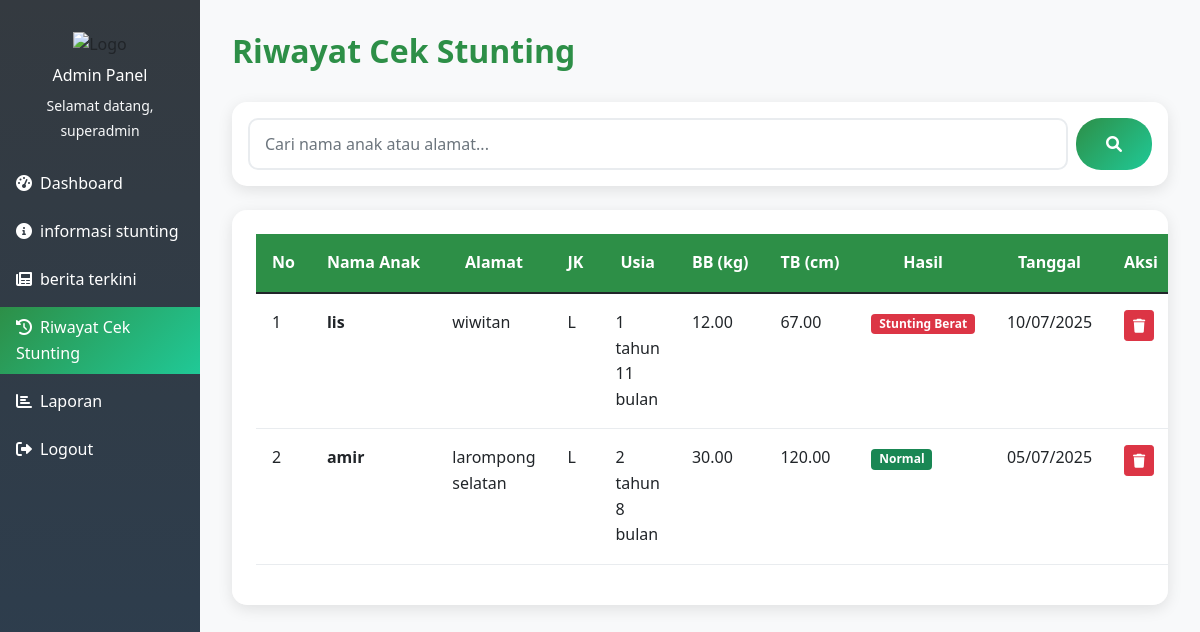
Screenshot of /admin/riwayat_cek.php (signed in) with the database file from the repository.
### tables this page shows
CREATE TABLE `cek_stunting` (
  `id` int(10) NOT NULL,
  `nama_anak` varchar(100) NOT NULL,
  `alamat` varchar(255) NOT NULL,
  `jenis_kelamin` enum('Laki-laki','Perempuan') NOT NULL,
  `usia` int(10) NOT NULL COMMENT 'Usia dalam bulan',
  `berat_badan` decimal(5,2) NOT NULL COMMENT 'Berat badan dalam kg',
  `tinggi_badan` decimal(5,2) NOT NULL COMMENT 'Tinggi badan dalam cm',
  `hasil_cek` varchar(50) NOT NULL,
  `z_score` decimal(4,2) DEFAULT NULL,
  `tinggi_expected` decimal(5,2) DEFAULT NULL,
  `std_deviation` decimal(4,2) DEFAULT NULL,
  `nama_orangtua` varchar(100) DEFAULT NULL,
  `no_telepon` varchar(20) DEFAULT NULL,
  `catatan` text DEFAULT NULL,
  `tanggal_cek` timestamp NOT NULL DEFAULT current_timestamp()
);

### admin/riwayat_cek.php (the view, shortened to what this page needs)
<?php
include '../config/database.php';
function formatUsia($usia_bulan) {
    $tahun = intval($usia_bulan / 12);
    $bulan = $usia_bulan % 12;
    $result = '';
    if ($tahun > 0) {
        $result .= $tahun . ' tahun';
    }
    if ($bulan > 0) {
        if ($tahun > 0) $result .= ' ';
        $result .= $bulan . ' bulan';
    }
    return $result;
}
function formatHasilStunting($hasil) {
    switch($hasil) {
        case 'Severely Stunting':
            return 'Stunting Berat';
        default:
            return $hasil;
    }
}
$limit = 10;
$page = isset($_GET['page']) ? (int)$_GET['page'] : 1;
$offset = ($page - 1) * $limit;
$where = "";
$params = [];
try {
    $query = "SELECT * FROM cek_stunting $where ORDER BY tanggal_cek DESC LIMIT $limit OFFSET $offset";
    $stmt = $pdo->prepare($query);
    $stmt->execute($params);
    $data_cek = $stmt->fetchAll();
} catch(PDOException $e) {
    $data_cek = [];
    $total_pages = 0;
}
?>
<!DOCTYPE html>
<html lang="id">
<head>
    <link href="https://cdn.jsdelivr.net/npm/bootstrap@5.1.3/dist/css/bootstrap.min.css" rel="stylesheet">
    <link href="https://cdnjs.cloudflare.com/ajax/libs/font-awesome/6.0.0/css/all.min.css" rel="stylesheet">
    <link href="../assets/css/style.css" rel="stylesheet">
</head>
<body>
    <div class="container-fluid">
        <div class="row">
            <div class="col-md-3 col-lg-2 admin-sidebar">
                <div class="text-center p-3">
                    <img src="https://pfst.cf2.poecdn.net/base/image/cb8d0f034a34f23a9824a116f1403faf0d13fbd49a4b0da7a1f539d61a6d3cbd?w=486&h=600" alt="Logo" width="50" height="50" class="mb-2">
                    <h6 class="text-white">Admin Panel</h6>
                    <small class="text-light">Selamat datang, <?php echo $_SESSION['admin_username']; ?></small>
                </div>
                <nav class="nav flex-column">
                    <a class="nav-link" href="dashboard.php">
                        <i class="fas fa-tachometer-alt me-2"></i>Dashboard
                     </a>
                    <a class="nav-link" href="kelola_informasi.php">
                        <i class="fas fa-info-circle me-2"></i>informasi stunting
                    </a>
                    <a class="nav-link" href="kelola_berita.php">
                        <i class="fas fa-newspaper me-2"></i>berita terkini
                    </a>
                    <a class="nav-link active" href="riwayat_cek.php">
                        <i class="fas fa-history me-2"></i>Riwayat Cek Stunting
                    </a>
                    <a class="nav-link" href="laporan.php">
                        <i class="fas fa-chart-bar me-2"></i>Laporan
                    </a>
                    <a class="nav-link" href="logout.php">
                        <i class="fas fa-sign-out-alt me-2"></i>Logout
                    </a>
                </nav>
            </div>
            <div class="col-md-9 col-lg-10 content-wrapper">
                <div class="d-flex justify-content-between align-items-center mb-4">
                    <h2 class="fw-bold" style="color: var(--luwu-green);">Riwayat Cek Stunting</h2>
                </div>
                <div class="card mb-4">
                    <div class="card-body">
                        <form method="GET" class="d-flex">
                            <input type="text" name="search" class="form-control me-2" placeholder="Cari nama anak atau alamat..." value="<?php echo isset($_GET['search']) ? htmlspecialchars($_GET['search']) : ''; ?>">
                            <button type="submit" class="btn btn-primary">
                                <i class="fas fa-search"></i>
                            </button>
                        </form>
                    </div>
                </div>
                <div class="table-responsive">
                    <?php if (!empty($data_cek)): ?>
                    <table class="table table-hover">
                        <thead>
                            <tr>
                                <th>No</th>
                                <th>Nama Anak</th>
                                <th>Alamat</th>
                                <th>JK</th>
                                <th>Usia</th>
                                <th>BB (kg)</th>
                                <th>TB (cm)</th>
                                <th>Hasil</th>
                                <th>Tanggal</th>
                                <th>Aksi</th>
                            </tr>
                        </thead>
                        <tbody>
                            <?php foreach ($data_cek as $index => $cek): ?>
                            <tr>
                                <td><?php echo $offset + $index + 1; ?></td>
                                <td><strong><?php echo htmlspecialchars($cek['nama_anak']); ?></strong></td>
                                <td><?php echo htmlspecialchars($cek['alamat']); ?></td>
                                <td><?php echo $cek['jenis_kelamin'] == 'Laki-laki' ? 'L' : 'P'; ?></td>
                                <td><?php echo formatUsia($cek['usia']); ?></td>
                                <td><?php echo $cek['berat_badan']; ?></td>
                                <td><?php echo $cek['tinggi_badan']; ?></td>
                                <td>
                                    <span class="badge <?php
                                        $hasil_formatted = formatHasilStunting($cek['hasil_cek']);
                                        echo ($hasil_formatted == 'Normal') ? 'bg-success' :
                                             (($hasil_formatted == 'Stunting') ? 'bg-warning' : 'bg-danger');
                                    ?>">
                                        <?php echo $hasil_formatted; ?>
                                    </span>
                                </td>
                                <td><?php echo date('d/m/Y', strtotime($cek['tanggal_cek'])); ?></td>
                                <td>
                                    <a href="?hapus=<?php echo $cek['id']; ?><?php echo isset($_GET['search']) ? '&search=' . urlencode($_GET['search']) : ''; ?>"
                                       class="btn btn-danger btn-sm"
                                       onclick="return confirm('Yakin ingin menghapus data ini?')">
                                        <i class="fas fa-trash"></i>
                                    </a>
                                </td>
                            </tr>
                            <?php endforeach; ?>
                        </tbody>
                    </table>
                    <?php endif; ?>
                </div>
            </div>
        </div>
    </div>
</body>
</html>

### assets/css/style.css (style rules this page uses)
:root { --primary-green: #28a745; --secondary-green: #20c997; --light-green: #d4edda; --gray-light: #f8f9fa; --gray-medium: #6c757d; --gray-dark: #343a40; --luwu-green: #2d8f47; }
body { font-family: 'Segoe UI', Tahoma, Geneva, Verdana, sans-serif; background-color: #ffffff; line-height: 1.6; }
.nav-link { color: white !important; font-weight: 500; transition: all 0.3s ease; padding: 0.5rem 1rem !important; margin: 0 0.2rem; }
.card { border: none; box-shadow: 0 4px 15px rgba(0,0,0,0.1); transition: all 0.3s ease; margin-bottom: 20px; border-radius: 15px; overflow: hidden; }
.btn-primary { background: linear-gradient(135deg, var(--luwu-green), var(--secondary-green)); border: none; border-radius: 25px; padding: 12px 30px; font-weight: 600; transition: all 0.3s ease; }
.form-control { border-radius: 10px; font-size: 16px; padding: 12px 15px; border: 2px solid #e9ecef; transition: border-color 0.3s ease; }
.admin-sidebar { background: linear-gradient(180deg, var(--gray-dark), #2c3e50); min-height: 100vh; padding: 1rem 0; box-shadow: 2px 0 10px rgba(0,0,0,0.1); }
.admin-sidebar .nav-link { color: #ffffff; padding: 1rem 1.5rem; border-radius: 0; margin: 0.2rem 0; transition: all 0.3s ease; }
.admin-sidebar .nav-link.active { background: linear-gradient(135deg, var(--luwu-green), var(--secondary-green)); }
.content-wrapper { padding: 2rem; background-color: #f8f9fa; min-height: 100vh; }
.table-responsive { background: white; border-radius: 15px; padding: 1.5rem; box-shadow: 0 4px 15px rgba(0,0,0,0.1); margin-bottom: 2rem; }
.table th { background-color: var(--luwu-green); color: white; border: none; padding: 1rem; }
.table td { padding: 1rem; border-bottom: 1px solid #e9ecef; }

### admin/riwayat_cek.php (style rules this page uses)
.table thead th { vertical-align: middle; text-align: center; white-space: nowrap; }

### rows the page displays
cek_stunting: index "1", nama_anak "lis", alamat "wiwitan", jenis_kelamin "L", usia "1 tahun 11 bulan", berat_badan "12.00", tinggi_badan "67.00", hasil_cek "Stunting Berat", tanggal_cek "10/07/2025"
cek_stunting: index "2", nama_anak "amir", alamat "larompong selatan", jenis_kelamin "L", usia "2 tahun 8 bulan", berat_badan "30.00", tinggi_badan "120.00", hasil_cek "Normal", tanggal_cek "05/07/2025"

### other values shown
$_SESSION['admin_username'] "superadmin"
